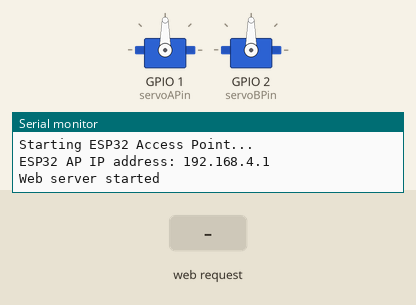
Bench run of a sketch on a simulated ESP32. Parts: 2 × servo, the last lines printed to the serial monitor. The inputs (shaded band) are chosen by the test bench.

Above: at 4.2 s.
4.3 s: HTTP request GET /forward received
At 4.8 s:
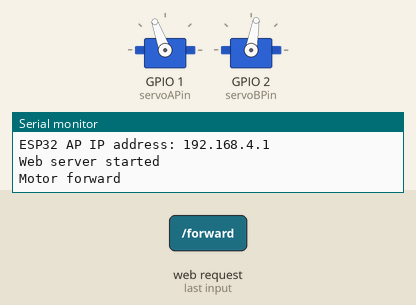
5.8 s: HTTP request GET /reverse received
At 7.0 s:
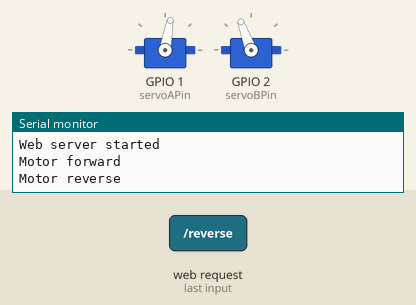
7.3 s: HTTP request GET /left received
At 8.3 s:
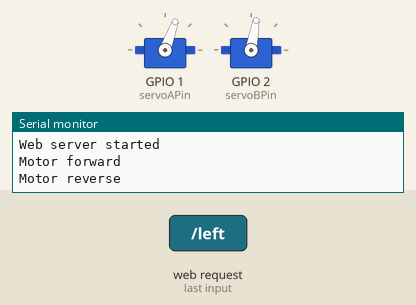
8.8 s: HTTP request GET /right received
At 9.5 s:
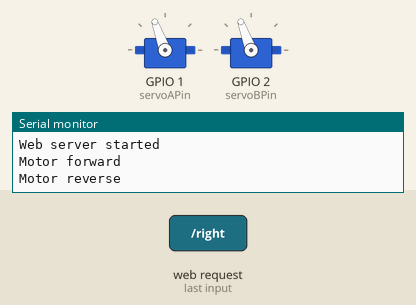
Timing chart, 0 to 11.3 s (numbered marks = the images above; inputs shaded):
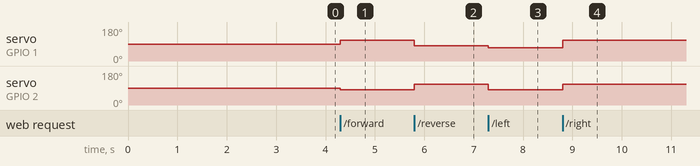

The sketch:

esp32_remote_control_car.ino
```cpp
#include <WiFi.h>
#include <WebServer.h>
#include <ESP32Servo.h>

// Create servo objects
Servo Servo_A;
Servo Servo_B;

// Define the GPIO pins
const int servoAPin = 1;
const int servoBPin = 2;

// Define the ESP32 access point Wi-Fi name and password
const char* ap_ssid = "ESP32";
const char* ap_password = "12345678";

// Create a web server object on port 80
WebServer server(80);

// This function sends the HTML page to the mobile browser
void handleRoot() {
  server.send(200, "text/html",
    "<!DOCTYPE html>"
    "<html>"
    "<head>"

    // Makes the page responsive on mobile devices
    "<meta name='viewport' content='width=device-width, initial-scale=1'>"
    // CSS styling for the web page
    "<style>"
    "html { font-family: Helvetica; text-align: center; }"
    "body { margin: 0; padding: 20px; }"
    "h1 { font-size: 26px; margin-bottom: 20px; }"

    //frame that contains the control buttons
    ".card {"
      "max-width: 520px;"
      "width: 100%;"
      "box-sizing: border-box;"
      "margin: 25px auto;"
      "padding: 20px;"
      "border-radius: 18px;"
      "box-shadow: 0 4px 15px rgba(0,0,0,0.15);"
      "background-color: white;"
    "}"
    //Grid layout
    ".controlGrid {"
      "display: grid;"
      "grid-template-columns: repeat(3, 1fr);"
      "gap: 12px;"
      "align-items: center;"
    "}"

    //General button design
    ".button {"
      "background-color: #7F2020;"
      "border: none;"
      "color: white;"
      "padding: 12px 10px;"
      "text-decoration: none;"
      "font-size: 20px;"
      "cursor: pointer;"
      "width: 100%;"
      "border-radius: 12px;"
      "box-sizing: border-box;"
    "}"
    //stop button
    ".stop { background-color: #333333; }"
    ".empty { visibility: hidden; }"
    "</style>"

    "<script>"
    //send HTTP request
    "function sendCommand(cmd){ fetch('/' + cmd); }"
    //Only move while button is pressed
    "function startMove(cmd){ sendCommand(cmd); }"
    //Stop movement when the button is released
    "function stopMove(){ sendCommand('stop'); }"
    "</script>"
    "</head>"

    "<body>"
    "<h1>COE306 Project: Remote Car Control</h1>"
    //frame for styling
    "<div class='card'>"
    "<div class='controlGrid'>"
    // -------- Buttons --------:

      "<div></div>"
      "<button class='button' "
        "onmousedown=\"startMove('forward')\" "
        "onmouseup=\"stopMove()\" "
        "ontouchstart=\"startMove('forward')\" "
        "ontouchend=\"stopMove()\">"
        "FORWARD"
      "</button>"
      "<div></div>"
      "<button class='button' "
        "onmousedown=\"startMove('left')\" "
        "onmouseup=\"stopMove()\" "
        "ontouchstart=\"startMove('left')\" "
        "ontouchend=\"stopMove()\">"
        "LEFT"
      "</button>"

      "<button class='button stop' onclick=\"stopMove()\">STOP</button>"

      "<button class='button' "
        "onmousedown=\"startMove('right')\" "
        "onmouseup=\"stopMove()\" "
        "ontouchstart=\"startMove('right')\" "
        "ontouchend=\"stopMove()\">"
        "RIGHT"
      "</button>"

      "<div></div>"
      "<button class='button' "
        "onmousedown=\"startMove('reverse')\" "
        "onmouseup=\"stopMove()\" "
        "ontouchstart=\"startMove('reverse')\" "
        "ontouchend=\"stopMove()\">"
        "REVERSE"
      "</button>"
      "<div></div>"

    "</div>"
    "</div>"

    "</body>"
    "</html>"
  );
}


// Handler for the forward button
void handleForward() {
  Serial.println("Motor forward");
  // Set servo directions for forward movement
  Servo_A.write(110);
  Servo_B.write(80);
  // Send response to browser
  server.send(200);
}
// Handler for the reverse button
void handleReverse() {
  Serial.println("Motor reverse");
  // Set servo directions for reverse movement
  Servo_A.write(80);
  Servo_B.write(110);
  // Send response to browser
  server.send(200);
}
// Handler for the stop button
void handleStop() {
  Serial.println("Motor stop");
  // 90 degrees is the stop value for continuous rotation servos
  Servo_A.write(90);
  Servo_B.write(90);
  // Send response to browser
  server.send(200);
}
// Handler for the right button
void handleRight(){
  // Set servo directions for right turning
  Servo_B.write(110);
  Servo_A.write(110);
  // Send response to browser
  server.send(200);
}
// Handler for the left button
void handleLeft(){
  // Set servo directions for left turning
  Servo_A.write(70);
  Servo_B.write(80);
  // Send response to browser
  server.send(200);
}


void setup() {
  // Attach the servo objects to their GPIO pins
  Servo_A.attach(servoAPin);
  Servo_B.attach(servoBPin);

  // Define the routes and connect each route to its handler function
  server.on("/", handleRoot);
  server.on("/forward", handleForward);
  server.on("/reverse", handleReverse);
  server.on("/stop", handleStop);
  server.on("/left", handleLeft);
  server.on("/right", handleRight);
 // Start serial communication
  Serial.begin(115200); //baud rate
  delay(3000);

  Serial.println("Program started");

  // Start the ESP32 as an access point
 Serial.println("Starting ESP32 Access Point...");

  WiFi.mode(WIFI_AP);
  WiFi.softAP(ap_ssid, ap_password);

  Serial.print("ESP32 AP IP address: ");
  Serial.println(WiFi.softAPIP());

  server.on("/", handleRoot);
  // Start the web server
  server.begin();
  Serial.println("Web server started");
}


void loop() {
    // Continuously check for incoming HTTP requests from the mobile browser
  server.handleClient();

}
```

Measured:
- after the input at 4.3 s, servo on GPIO 1 (servoAPin): 90° → 110° at once; servo on GPIO 2 (servoBPin): 90° → 80° at once
- after the input at 5.8 s, servo on GPIO 1 (servoAPin): 110° → 80° at once; servo on GPIO 2 (servoBPin): 80° → 110° at once
- after the input at 7.3 s, servo on GPIO 1 (servoAPin): 80° → 70° at once; servo on GPIO 2 (servoBPin): 110° → 80° at once
- after the input at 8.8 s, servo on GPIO 1 (servoAPin): 70° → 110° at once; servo on GPIO 2 (servoBPin): 80° → 110° at once
